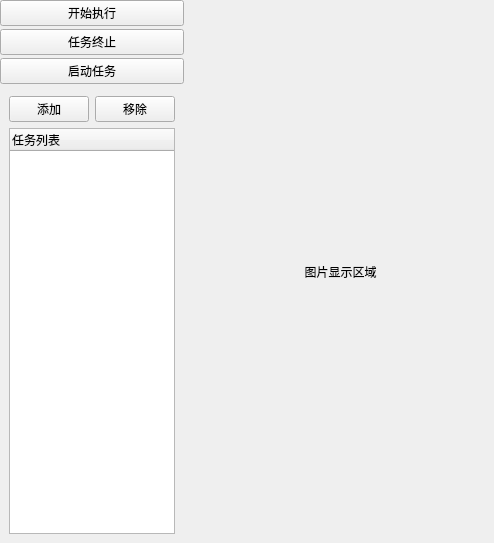
<?xml version="1.0" encoding="UTF-8"?>
<ui version="4.0">
 <class>Form</class>
 <widget class="QMainWindow" name="Form">
  <property name="geometry">
   <rect>
    <x>0</x>
    <y>0</y>
    <width>494</width>
    <height>543</height>
   </rect>
  </property>
  <property name="sizePolicy">
   <sizepolicy hsizetype="Preferred" vsizetype="Preferred">
    <horstretch>0</horstretch>
    <verstretch>0</verstretch>
   </sizepolicy>
  </property>
  <property name="windowTitle">
   <string>auto_mobile</string>
  </property>
  <widget class="QWidget" name="centralwidget">
   <layout class="QHBoxLayout" name="horizontalLayout_2" stretch="2,8">
    <property name="spacing">
     <number>3</number>
    </property>
    <property name="leftMargin">
     <number>0</number>
    </property>
    <property name="topMargin">
     <number>0</number>
    </property>
    <property name="rightMargin">
     <number>0</number>
    </property>
    <property name="bottomMargin">
     <number>0</number>
    </property>
    <item>
     <layout class="QVBoxLayout" name="verticalLayout_2" stretch="3,7">
      <item>
       <layout class="QGridLayout" name="gridLayout">
        <item row="0" column="1">
         <widget class="QPushButton" name="actionStartPushButton">
          <property name="sizePolicy">
           <sizepolicy hsizetype="Preferred" vsizetype="Fixed">
            <horstretch>0</horstretch>
            <verstretch>0</verstretch>
           </sizepolicy>
          </property>
          <property name="text">
           <string>开始执行</string>
          </property>
         </widget>
        </item>
        <item row="2" column="1">
         <widget class="QPushButton" name="autoClickScreenShot">
          <property name="sizePolicy">
           <sizepolicy hsizetype="Preferred" vsizetype="Fixed">
            <horstretch>0</horstretch>
            <verstretch>0</verstretch>
           </sizepolicy>
          </property>
          <property name="text">
           <string>启动任务</string>
          </property>
         </widget>
        </item>
        <item row="1" column="1">
         <widget class="QPushButton" name="taskStopPushButton">
          <property name="sizePolicy">
           <sizepolicy hsizetype="Preferred" vsizetype="Fixed">
            <horstretch>0</horstretch>
            <verstretch>0</verstretch>
           </sizepolicy>
          </property>
          <property name="text">
           <string>任务终止</string>
          </property>
         </widget>
        </item>
       </layout>
      </item>
      <item>
       <widget class="QWidget" name="actionLoadWidget" native="true">
        <layout class="QVBoxLayout" name="verticalLayout">
         <item>
          <layout class="QHBoxLayout" name="horizontalLayout">
           <item>
            <widget class="QPushButton" name="fileAddPushButton">
             <property name="sizePolicy">
              <sizepolicy hsizetype="Preferred" vsizetype="Fixed">
               <horstretch>0</horstretch>
               <verstretch>0</verstretch>
              </sizepolicy>
             </property>
             <property name="text">
              <string>添加</string>
             </property>
            </widget>
           </item>
           <item>
            <widget class="QPushButton" name="fileRemovePushButton">
             <property name="sizePolicy">
              <sizepolicy hsizetype="Preferred" vsizetype="Fixed">
               <horstretch>0</horstretch>
               <verstretch>0</verstretch>
              </sizepolicy>
             </property>
             <property name="text">
              <string>移除</string>
             </property>
            </widget>
           </item>
          </layout>
         </item>
         <item>
          <widget class="QTreeWidget" name="taskTreeWidget">
           <property name="sizePolicy">
            <sizepolicy hsizetype="Preferred" vsizetype="Preferred">
             <horstretch>0</horstretch>
             <verstretch>0</verstretch>
            </sizepolicy>
           </property>
           <column>
            <property name="text">
             <string>任务列表</string>
            </property>
           </column>
           <column>
            <property name="text">
             <string/>
            </property>
           </column>
          </widget>
         </item>
        </layout>
       </widget>
      </item>
     </layout>
    </item>
    <item>
     <widget class="ImageLabel" name="screenLabel">
      <property name="sizePolicy">
       <sizepolicy hsizetype="Preferred" vsizetype="Preferred">
        <horstretch>204</horstretch>
        <verstretch>115</verstretch>
       </sizepolicy>
      </property>
      <property name="mouseTracking">
       <bool>true</bool>
      </property>
      <property name="tabletTracking">
       <bool>true</bool>
      </property>
      <property name="acceptDrops">
       <bool>false</bool>
      </property>
      <property name="autoFillBackground">
       <bool>false</bool>
      </property>
      <property name="styleSheet">
       <string notr="true"/>
      </property>
      <property name="text">
       <string>图片显示区域</string>
      </property>
      <property name="scaledContents">
       <bool>true</bool>
      </property>
      <property name="alignment">
       <set>Qt::AlignCenter</set>
      </property>
      <property name="wordWrap">
       <bool>false</bool>
      </property>
     </widget>
    </item>
   </layout>
  </widget>
 </widget>
 <customwidgets>
  <customwidget>
   <class>ImageLabel</class>
   <extends>QLabel</extends>
   <header location="global">ImageLabel</header>
  </customwidget>
 </customwidgets>
 <resources/>
 <connections/>
</ui>
